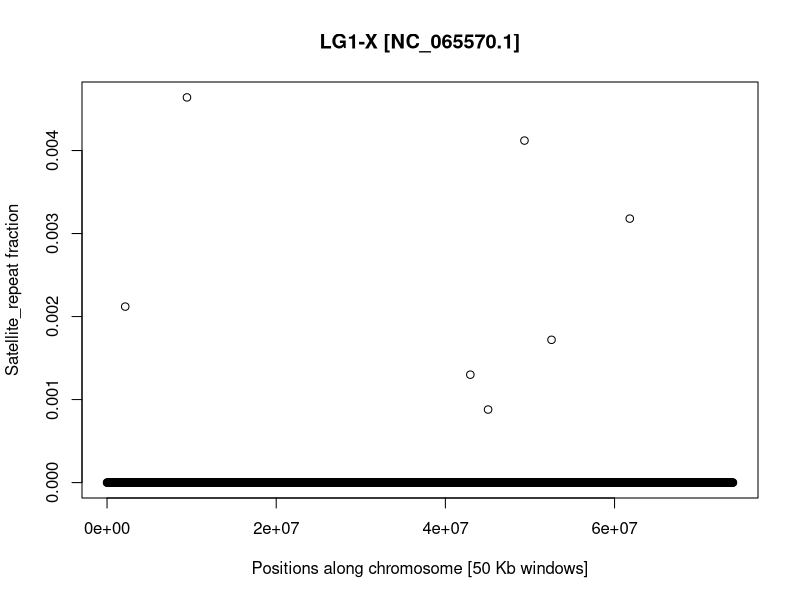
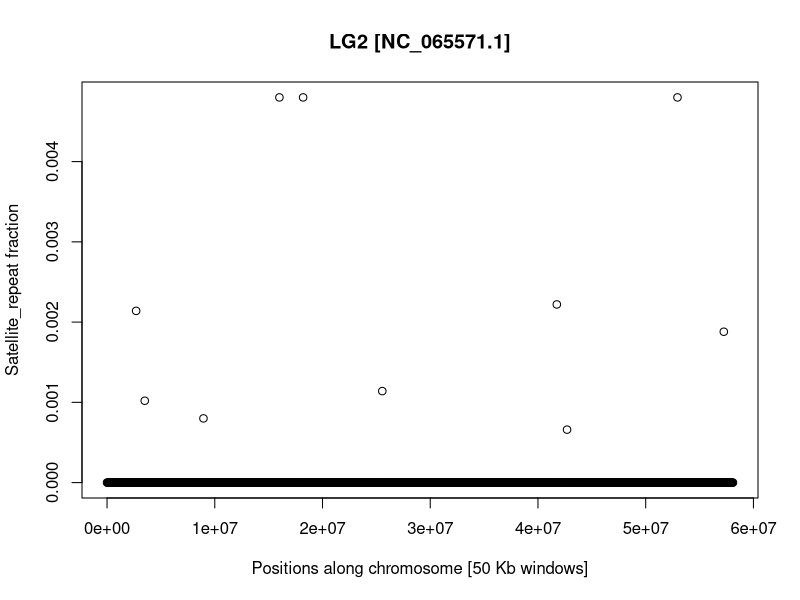
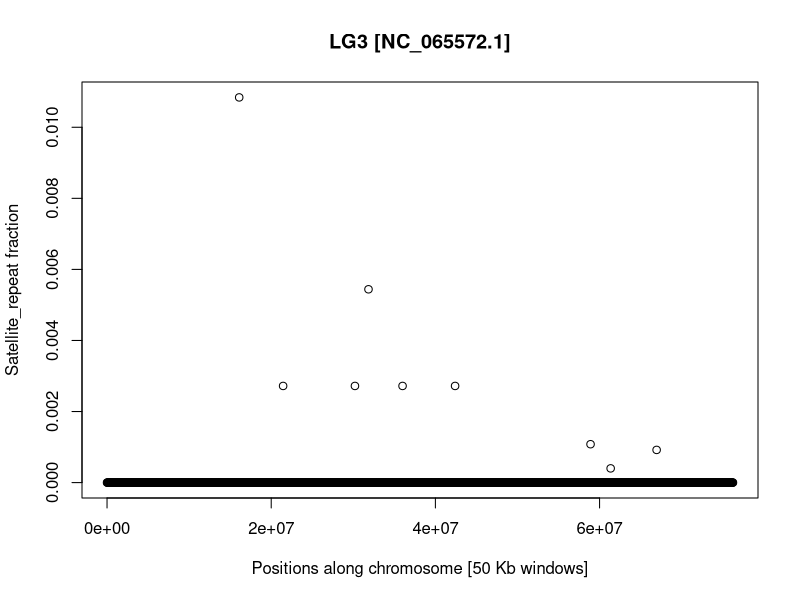
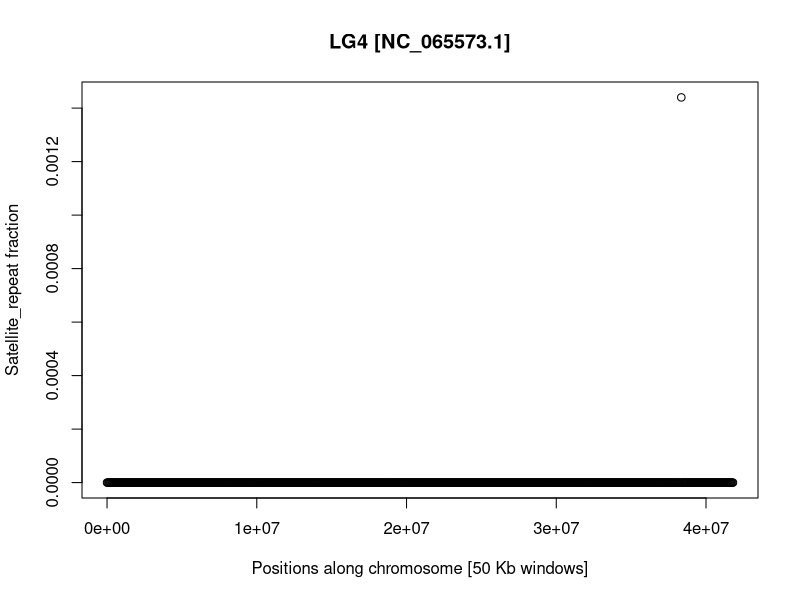
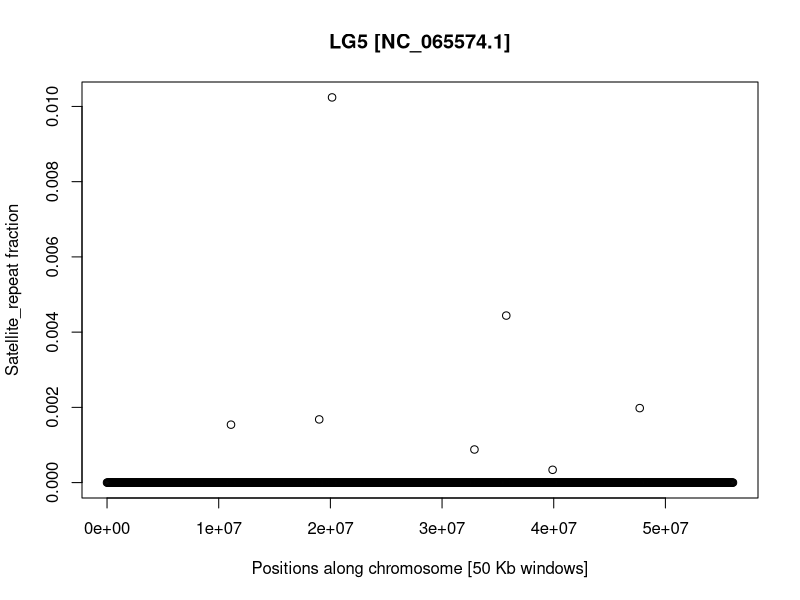
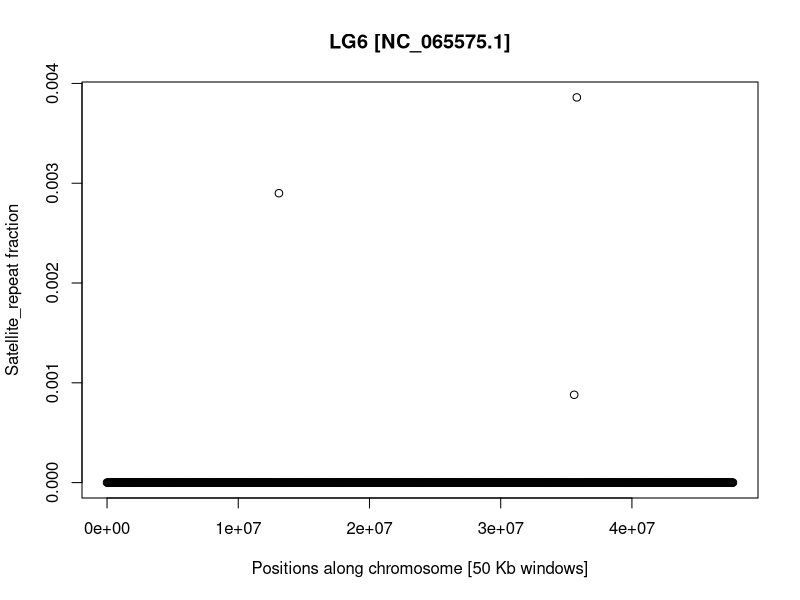
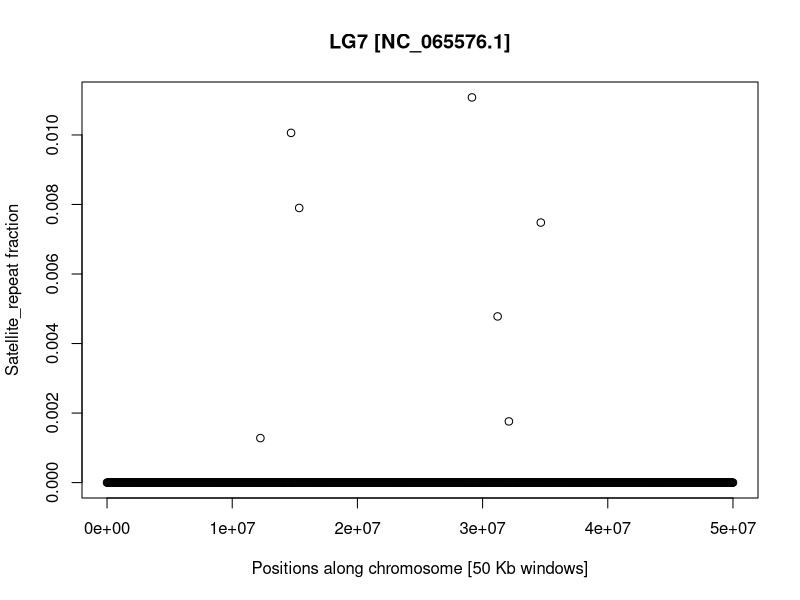
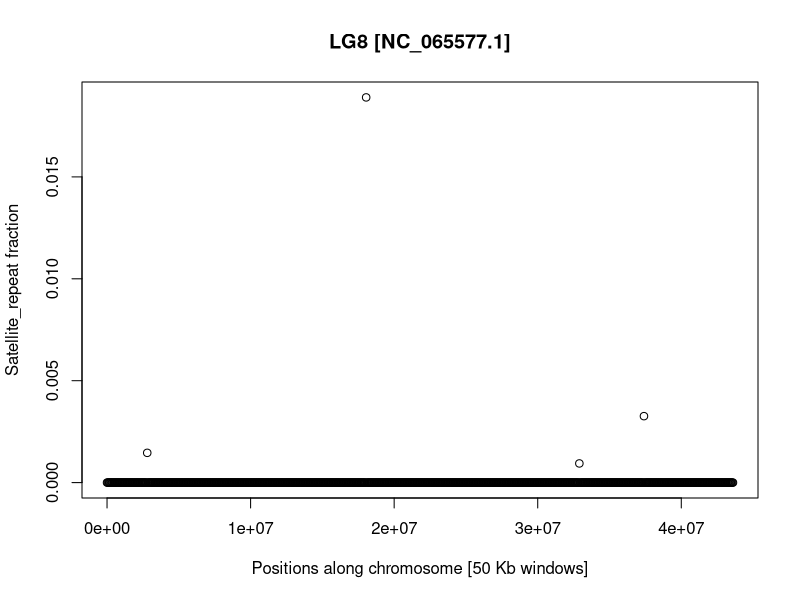

Write the R code that produced these figures, in order.
read.table(file="All_Satellite_repeats_coverage.txt",header=F)->M

pdf("LG1_X_Satellite_repeat_content.pdf",width=20)
plot(M$V2[M$V1=="NC_065570.1"],M$V7[M$V1=="NC_065570.1"],ylab="Satellite_repeat fraction",xlab="Positions along chromosome [50 Kb windows]",main="LG1-X [NC_065570.1]")
dev.off()

pdf("LG2_A_Satellite_repeat_content.pdf",width=20)
plot(M$V2[M$V1=="NC_065571.1"],M$V7[M$V1=="NC_065571.1"],ylab="Satellite_repeat fraction",xlab="Positions along chromosome [50 Kb windows]",main="LG2 [NC_065571.1]")
dev.off()

pdf("LG3_A_Satellite_repeat_content.pdf",width=20)
plot(M$V2[M$V1=="NC_065572.1"],M$V7[M$V1=="NC_065572.1"],ylab="Satellite_repeat fraction",xlab="Positions along chromosome [50 Kb windows]",main="LG3 [NC_065572.1]")
dev.off()

pdf("LG4_A_Satellite_repeat_content.pdf",width=20)
plot(M$V2[M$V1=="NC_065573.1"],M$V7[M$V1=="NC_065573.1"],ylab="Satellite_repeat fraction",xlab="Positions along chromosome [50 Kb windows]",main="LG4 [NC_065573.1]")
dev.off()

pdf("LG5_A_Satellite_repeat_content.pdf",width=20)
plot(M$V2[M$V1=="NC_065574.1"],M$V7[M$V1=="NC_065574.1"],ylab="Satellite_repeat fraction",xlab="Positions along chromosome [50 Kb windows]",main="LG5 [NC_065574.1]")
dev.off()

pdf("LG6_A_Satellite_repeat_content.pdf",width=20)
plot(M$V2[M$V1=="NC_065575.1"],M$V7[M$V1=="NC_065575.1"],ylab="Satellite_repeat fraction",xlab="Positions along chromosome [50 Kb windows]",main="LG6 [NC_065575.1]")
dev.off()

pdf("LG7_A_Satellite_repeat_content.pdf",width=20)
plot(M$V2[M$V1=="NC_065576.1"],M$V7[M$V1=="NC_065576.1"],ylab="Satellite_repeat fraction",xlab="Positions along chromosome [50 Kb windows]",main="LG7 [NC_065576.1]")
dev.off()

pdf("LG8_A_Satellite_repeat_content.pdf",width=20)
plot(M$V2[M$V1=="NC_065577.1"],M$V7[M$V1=="NC_065577.1"],ylab="Satellite_repeat fraction",xlab="Positions along chromosome [50 Kb windows]",main="LG8 [NC_065577.1]")
dev.off()
